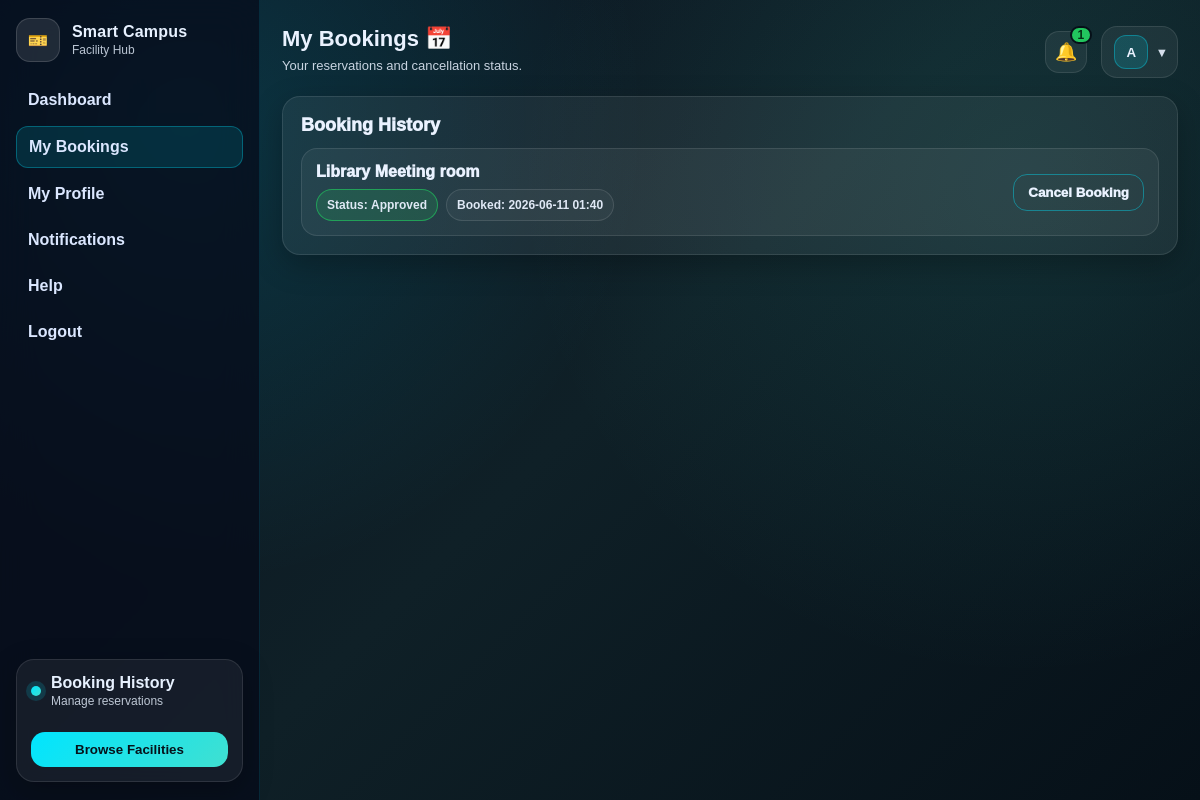
The app's page /bookings (signed in) with its own data.
### tables this page shows
CREATE TABLE bookings (
        id INTEGER PRIMARY KEY AUTOINCREMENT,
        user_id INTEGER,
        facility_id INTEGER,
        date TEXT,
        time TEXT,
        status TEXT,
        is_approved INTEGER DEFAULT 0
    , facility_title TEXT, created_at TEXT DEFAULT (datetime('now')));

CREATE TABLE facilities (
        id INTEGER PRIMARY KEY AUTOINCREMENT,
        name TEXT,
        location TEXT,
        description TEXT,
        image_filenames TEXT DEFAULT ''
    , category TEXT DEFAULT 'others', capacity INTEGER DEFAULT 0, view_360_filename TEXT DEFAULT '');

### app.py (the view)
@app.route('/bookings')
def my_bookings():
    guard = require_student()
    if guard: return guard
    conn = get_db()
    user_id = session.get('user_id')
    rows = conn.execute("""
        SELECT b.id, f.name AS facility_title, b.date, b.time, b.status, b.is_approved
        FROM bookings b
        JOIN facilities f ON b.facility_id = f.id
        WHERE b.user_id = ?
        ORDER BY b.id DESC
    """, (user_id,)).fetchall()
    notif_count = conn.execute(
        "SELECT COUNT(*) as cnt FROM booking_notifications WHERE user_id=? AND is_sent=0",
        (user_id,)
    ).fetchone()["cnt"]
    conn.close()
    bookings = [dict(r) | {'created_at': f"{r['date']} {r['time']}"} for r in rows]
    return render_template('smart_hub_bookings.html', name=session.get('user_name', 'User'), bookings=bookings, notification_count=notif_count)

### app.py (called while the page is built)
def get_db():
    conn = sqlite3.connect("database.db")
    conn.row_factory = sqlite3.Row
    return conn

def require_student():
    if "user_id" not in session:
        flash("Please log in to continue.")
        return redirect('/login')
    if session.get("role") == "admin":
        session.clear()
        session.modified = True
        flash("Access denied. Please log in as a student.")
        return redirect('/login')
    return None

### smart-hub/templates/smart_hub_bookings.html (shortened to what this page needs)
<!DOCTYPE html>
<html lang="en">
<head>
  <link rel="stylesheet" href="{{ url_for('static', filename='hub.css') }}">
</head>
<body class="dashboard-page">
  <aside class="sidebar">
    <div class="sidebar-top">
      <div class="brand">
        <div class="brand-mark">🎫</div>
        <div class="brand-text">
          <div class="brand-name">Smart Campus</div>
          <div class="brand-sub">Facility Hub</div>
        </div>
      </div>
    </div>
    <nav class="nav">
      <a class="nav-link" href="/dashboard">Dashboard</a>
      <a class="nav-link active" href="/bookings">My Bookings</a>
      <a class="nav-link" href="/profile">My Profile</a>
      <a class="nav-link" href="/notifications">Notifications</a>
      <a class="nav-link" href="/help">Help</a>
      <a class="nav-link" href="/logout">Logout</a>
    </nav>
    <div class="sidebar-cta">
      <div class="calendar-card">
        <div class="calendar-head">
          <span class="calendar-dot"></span>
          <div>
            <div class="calendar-title">Booking History</div>
            <div class="calendar-sub">Manage reservations</div>
          </div>
        </div>
        <button class="cta-button" type="button" onclick="location.href='/dashboard'">Browse Facilities</button>
      </div>
    </div>
  </aside>
  <main class="main">
    <header class="topbar">
      <div class="welcome">
        <div class="welcome-title">My Bookings 📅</div>
        <div class="welcome-sub">Your reservations and cancellation status.</div>
      </div>
      <div class="top-actions">
        <div class="bell-wrap">
          <a href="/notifications" class="icon-btn" aria-label="Notifications" style="text-decoration:none; display:flex; align-items:center; justify-content:center;">
            <span class="icon">🔔</span>
            <span class="badge">{{ notification_count if notification_count is not none else 0 }}</span>
          </a>
        </div>
        <div class="profile">
          <button class="profile-btn" type="button">
            <span class="avatar">{{ (name[0] if name else 'U')|upper }}</span>
            <span class="profile-caret">▾</span>
          </button>
        </div>
      </div>
    </header>
    <section class="profile-layout" style="margin-top:10px;">
      <section class="profile-card" style="flex:1; min-width:360px;">
        <h2 class="profile-title">Booking History</h2>
        <div class="bookings-list">
          {% if bookings %}
            {% for b in bookings %}
              <div class="booking-item">
                <div class="booking-left">
                  <div class="booking-title">{{ b.facility_title }}</div>
                  <div class="booking-meta">
                    {% if b.status == 'approved' %}
                      <span class="booking-chip" style="border-color:rgba(34,197,94,0.7); background:rgba(34,197,94,0.18);">Status: <b>Approved</b></span>
                    {% elif b.status == 'rejected' %}
                      <span class="booking-chip" style="border-color:rgba(239,68,68,0.75); background:rgba(239,68,68,0.18);">Status: <b>Rejected</b></span>
                    {% elif b.status == 'canceled' %}
                      <span class="booking-chip" style="border-color:rgba(148,163,184,0.7); background:rgba(148,163,184,0.18);">Status: <b>Canceled</b></span>
                    {% else %}
                      <span class="booking-chip">Status: <b>{{ b.status }}</b></span>
                    {% endif %}
                    <span class="booking-chip">Booked: <b>{{ b.created_at }}</b></span>
                  </div>
                </div>
                <div class="booking-right">
                  {% if b.status != 'canceled' %}
                    <form method="POST" action="/booking/cancel/{{ b.id }}" onsubmit="return confirm('Cancel this booking?')">
                      <button class="btn btn-outline btn-cancel" type="submit">Cancel Booking</button>
                    </form>
                  {% else %}
                    <button class="btn btn-outline btn-cancel" type="button" disabled style="opacity:0.55; cursor:not-allowed;">Canceled</button>
                  {% endif %}
                </div>
              </div>
            {% endfor %}
          {% else %}
            <div class="empty">No bookings yet.</div>
          {% endif %}
        </div>
      </section>
    </section>
  </main>
</body>
</html>

### records on screen
bookings: facility_title "Library Meeting room", shows "Status:", status "Approved", created_at "2026-06-11 01:40"

### other values on screen
{{ notification_count if notification_count is not none else 0 }} "1"
{{ (name[0] if name else 'U')|upper }} "A"
